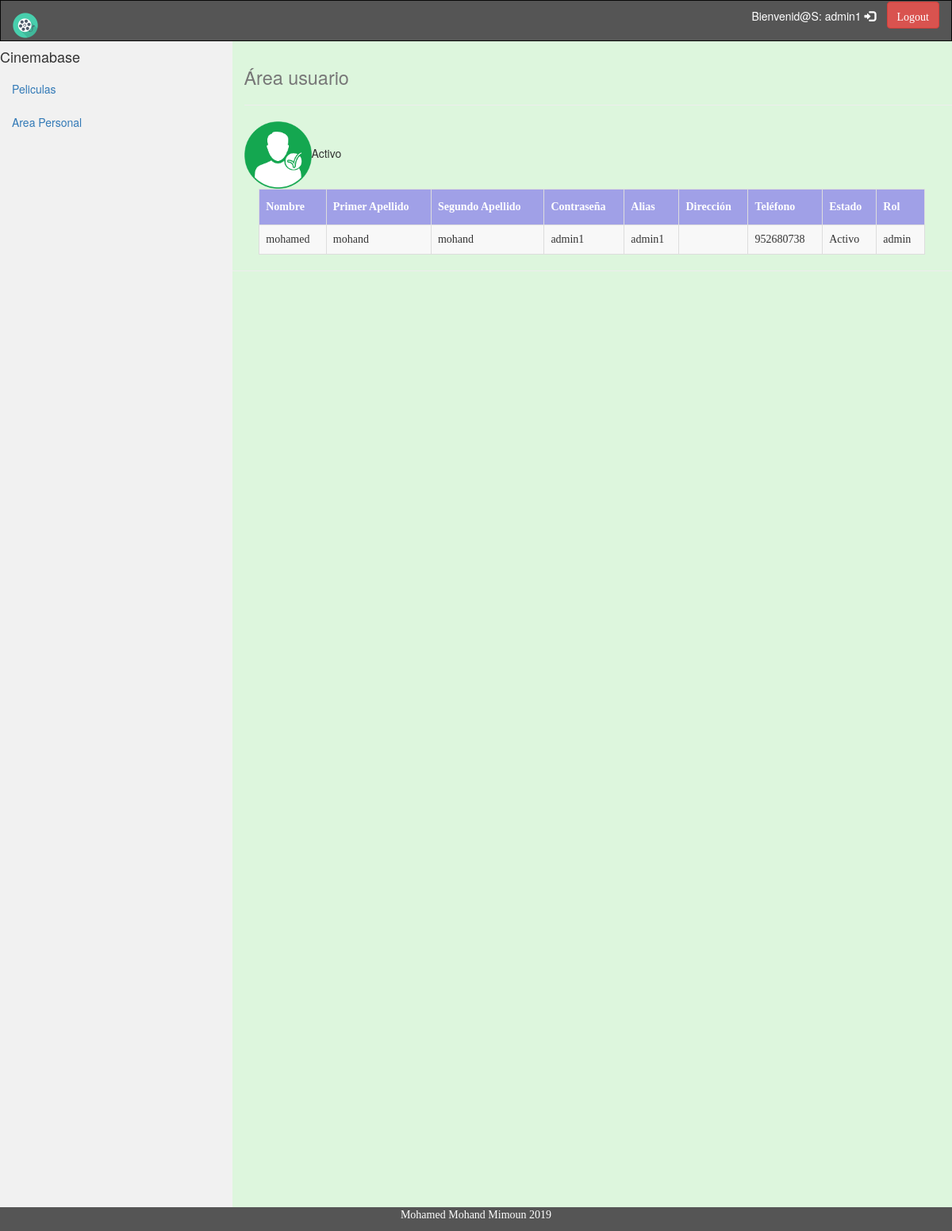
/area_user.php (signed in), run on the app's committed database.
### tables this page shows
CREATE TABLE `usuarios` (
  `claveusuarios` int(11) NOT NULL,
  `nombre` varchar(15) DEFAULT NULL,
  `apellido1` varchar(15) DEFAULT NULL,
  `apellido2` varchar(15) DEFAULT NULL,
  `pass` varchar(30) DEFAULT NULL,
  `nick` varchar(20) DEFAULT NULL,
  `ciudad` varchar(60) DEFAULT NULL,
  `telefono` varchar(15) DEFAULT NULL,
  `estado` char(10) DEFAULT NULL,
  `rol` char(15) DEFAULT NULL,
  `foto` varchar(60) DEFAULT NULL
);

### area_user.php (the view, shortened to what this page needs)
<!DOCTYPE html>
<html lang="en">
<head>
  <link rel="stylesheet" href="https://maxcdn.bootstrapcdn.com/bootstrap/3.3.7/css/bootstrap.min.css">
  <link rel="stylesheet" type="text/css" href="css/css.css" title="Style" />
</head>
<body style="background-color:#ddf6dd">
<nav class="navbar navbar-inverse">
  <div class="container-fluid">
    <div class="navbar-header">
      <a class="navbar-brand" href="index.php"><img width="32px" height="32px" src="recursos/img/ejemplo.ico"/></a>
    </div>
    <div class="collapse navbar-collapse" id="myNavbar">
      <ul class="nav navbar-nav navbar-right">
	<form action="" method="POST">
		  <?php
	  echo 'Bienvenid@S: '.$_SESSION['usuario'];
	  ?>
	  <span class="glyphicon glyphicon-log-in"> <input type="submit" class="btn btn-danger" name="cerrarSesion" value="Logout"></span>
	</form>
      </ul>
    </div>
  </div>
</nav>
 <div class="row content">
    <div class="col-sm-3 sidenav">
      <h4>Cinemabase</h4>
      <ul class="nav nav-pills nav-stacked">
        <li><a href="catalogo.php">Peliculas</a></li>
        <li><a href="area_user.php">Area Personal</a></li>
      </ul><br>
    </div>
    <div class="col-sm-9">
      <h1><small>Área usuario</small></h1>
      <hr>
	   <?php
	   $id = $_SESSION["id_usuario"];
	  $conexion = conecta();
		$consulta1 = "SELECT * FROM usuarios WHERE claveusuarios = '$id'  ";
		$resultado1 = mysqli_query($conexion, $consulta1) ;
		$fila1 = mysqli_fetch_assoc($resultado1);
		?>
	  <?php if ($fila1["estado"] == 'Activo' ){
		  echo '<img src="recursos/img/activo.png" width="85px" height="85px">';
	  }else{
		  echo '<img src="recursos/img/inactivo.png" width="85px" height="85px">';
	  }
		  echo utf8_encode($fila1["estado"]); ?></div>
<br>
<div class="container-fluid">
<br>
	  <?php
	 $id = $_SESSION["id_usuario"];
		$consulta = "SELECT * FROM usuarios WHERE claveusuarios = '$id'  ";
		$resultado = mysqli_query($conexion, $consulta) ;
		?>
		<center><table id="peliculas">
	<tr>
		<th>Nombre</th>
		<th>Primer Apellido</th>
		<th>Segundo Apellido</th>
		<th>Contraseña</th>
		<th>Alias</th>
		<th>Dirección</th>
		<th>Teléfono</th>
		<th>Estado</th>
		<th>Rol</th>
	</tr>
		<?php
		while($fila = mysqli_fetch_assoc($resultado)){
		?>
    <tr>
		<td><?php echo utf8_encode($fila["nombre"]); ?></td>
		<td><?php echo utf8_encode($fila["apellido1"]); ?></td>
		<td><?php echo utf8_encode($fila["apellido2"]); ?> </td>
		<td><?php echo utf8_encode($fila["pass"]); ?></td>
		<td><?php echo utf8_encode($fila["nick"]); ?></td>
		<td><?php echo utf8_encode($fila["direccion"]); ?></td>
		<td><?php echo utf8_encode($fila["telefono"]); ?></td>
		<td><?php echo utf8_encode($fila["estado"]); ?></td>
		<td><?php echo utf8_encode($fila["rol"]); ?></td>
	</tr>
		<?php
		}
	  ?>
</table>
<hr>
</center>
<br><br>   </div>
	</div>
<footer class="container-fluid text-center footer">
  <p>Mohamed Mohand Mimoun 2019<p>
</footer>
</body>
</html>

### css/css.css (style rules this page uses)
.navbar { margin-bottom: 0; border-radius: 0; background-color:#555; color: white; }
.footer { position: fixed; left: 0; bottom: 0; width: 100%; background-color:#555; color: white; text-align: center; }
body { background-color: lightblue; }
.row.content { height: 1500px }
.sidenav { background-color: #f1f1f1; height: 100%; }
p { font-family: 'Sedgwick Ave', cursive; }
#peliculas { font-family: 'Sedgwick Ave', cursive; border-collapse: collapse; width: 70%; }
#peliculas td, #peliculas th { border: 1px solid #ddd; padding: 8px; }
#peliculas tr:nth-child(even) { background-color: #F8F8F8; }
#peliculas th { padding-top: 12px; padding-bottom: 12px; text-align: left; background-color: #a0a0e7; color: white; }

### data on the page
usuarios: estado "Activo", nombre "mohamed", apellido1 "mohand", apellido2 "mohand", pass "admin1", nick "admin1", telefono "952680738", rol "admin"

### other printed values
$_SESSION['usuario'] "admin1"
